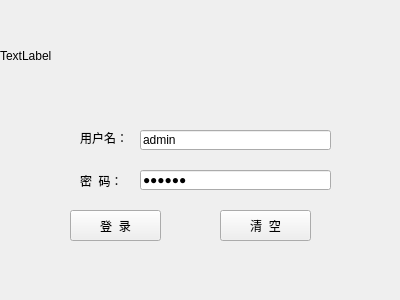
<?xml version="1.0" encoding="UTF-8"?>
<ui version="4.0">
 <class>Frm_Login</class>
 <widget class="QWidget" name="Frm_Login">
  <property name="geometry">
   <rect>
    <x>0</x>
    <y>0</y>
    <width>400</width>
    <height>300</height>
   </rect>
  </property>
  <property name="windowTitle">
   <string>系统登录</string>
  </property>
  <widget class="QPushButton" name="btn_Login">
   <property name="geometry">
    <rect>
     <x>70</x>
     <y>210</y>
     <width>91</width>
     <height>31</height>
    </rect>
   </property>
   <property name="text">
    <string>登  录</string>
   </property>
  </widget>
  <widget class="QLabel" name="label">
   <property name="geometry">
    <rect>
     <x>80</x>
     <y>130</y>
     <width>54</width>
     <height>16</height>
    </rect>
   </property>
   <property name="text">
    <string>用户名：</string>
   </property>
  </widget>
  <widget class="QLineEdit" name="txt_UserName">
   <property name="geometry">
    <rect>
     <x>140</x>
     <y>130</y>
     <width>191</width>
     <height>20</height>
    </rect>
   </property>
   <property name="text">
    <string>admin</string>
   </property>
  </widget>
  <widget class="QLabel" name="label_2">
   <property name="geometry">
    <rect>
     <x>80</x>
     <y>173</y>
     <width>54</width>
     <height>16</height>
    </rect>
   </property>
   <property name="text">
    <string>密  码：</string>
   </property>
  </widget>
  <widget class="QLineEdit" name="txt_Pwd">
   <property name="geometry">
    <rect>
     <x>140</x>
     <y>170</y>
     <width>191</width>
     <height>20</height>
    </rect>
   </property>
   <property name="text">
    <string>123456</string>
   </property>
   <property name="echoMode">
    <enum>QLineEdit::Password</enum>
   </property>
   <property name="placeholderText">
    <string/>
   </property>
  </widget>
  <widget class="QPushButton" name="btn_Clear">
   <property name="geometry">
    <rect>
     <x>220</x>
     <y>210</y>
     <width>91</width>
     <height>31</height>
    </rect>
   </property>
   <property name="text">
    <string>清  空</string>
   </property>
  </widget>
  <widget class="QLabel" name="lbl_bg">
   <property name="geometry">
    <rect>
     <x>0</x>
     <y>0</y>
     <width>401</width>
     <height>111</height>
    </rect>
   </property>
   <property name="text">
    <string>TextLabel</string>
   </property>
  </widget>
 </widget>
 <tabstops>
  <tabstop>txt_UserName</tabstop>
  <tabstop>txt_Pwd</tabstop>
  <tabstop>btn_Login</tabstop>
  <tabstop>btn_Clear</tabstop>
 </tabstops>
 <resources/>
 <connections/>
</ui>
